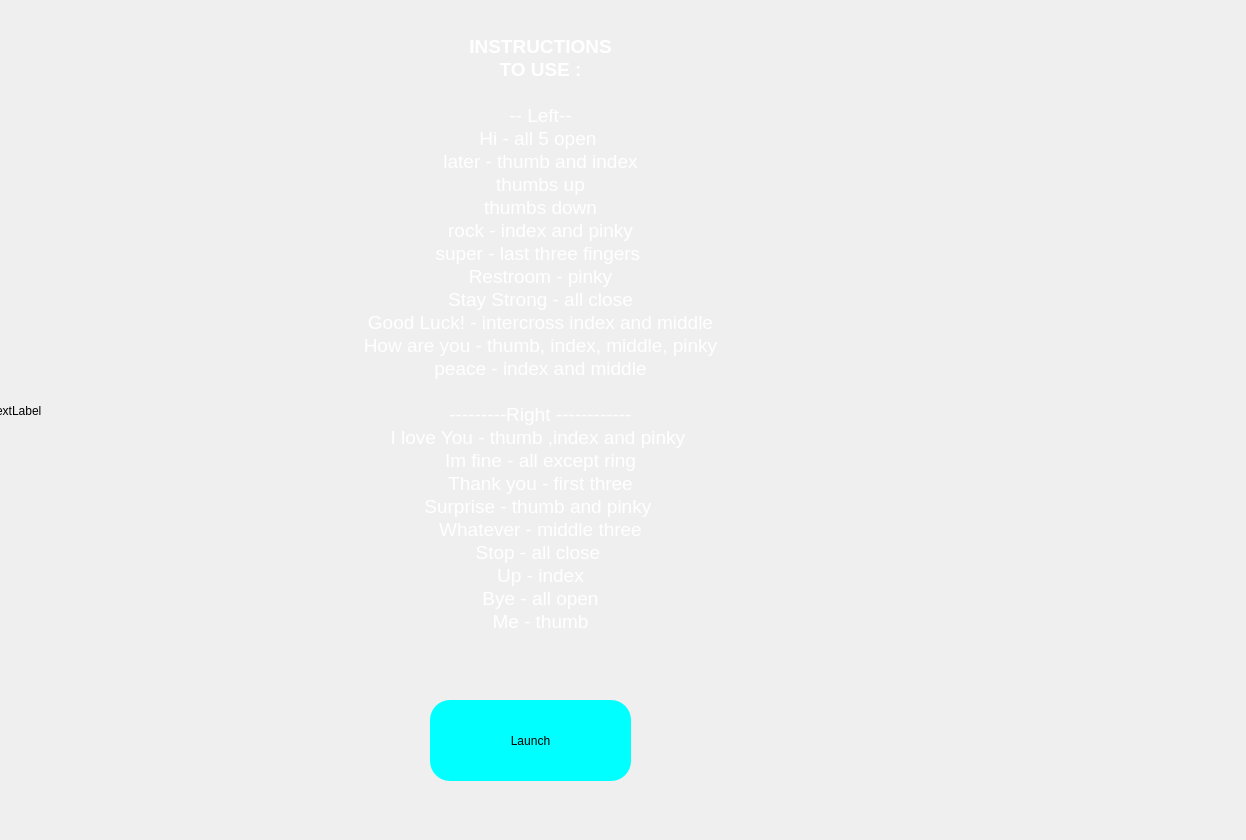
<?xml version="1.0" encoding="UTF-8"?>
<ui version="4.0">
 <class>Dialog</class>
 <widget class="QDialog" name="Dialog">
  <property name="geometry">
   <rect>
    <x>0</x>
    <y>0</y>
    <width>1246</width>
    <height>840</height>
   </rect>
  </property>
  <property name="windowTitle">
   <string>Dialog</string>
  </property>
  <widget class="QTextEdit" name="textEdit">
   <property name="geometry">
    <rect>
     <x>170</x>
     <y>30</y>
     <width>741</width>
     <height>641</height>
    </rect>
   </property>
   <property name="styleSheet">
    <string notr="true">color: rgb(255, 255, 255);
font: 14pt &quot;MS Shell Dlg 2&quot;;
background-color: rgba(255, 255, 255, 0);</string>
   </property>
   <property name="html">
    <string>&lt;!DOCTYPE HTML PUBLIC &quot;-//W3C//DTD HTML 4.0//EN&quot; &quot;http://www.w3.org/TR/REC-html40/strict.dtd&quot;&gt;
&lt;html&gt;&lt;head&gt;&lt;meta name=&quot;qrichtext&quot; content=&quot;1&quot; /&gt;&lt;style type=&quot;text/css&quot;&gt;
p, li { white-space: pre-wrap; }
&lt;/style&gt;&lt;/head&gt;&lt;body style=&quot; font-family:'MS Shell Dlg 2'; font-size:14pt; font-weight:400; font-style:normal;&quot;&gt;
&lt;p align=&quot;center&quot; style=&quot; margin-top:0px; margin-bottom:0px; margin-left:0px; margin-right:0px; -qt-block-indent:0; text-indent:0px;&quot;&gt;&lt;span style=&quot; font-weight:600;&quot;&gt;INSTRUCTIONS&lt;/span&gt;&lt;/p&gt;
&lt;p align=&quot;center&quot; style=&quot; margin-top:0px; margin-bottom:0px; margin-left:0px; margin-right:0px; -qt-block-indent:0; text-indent:0px;&quot;&gt;&lt;span style=&quot; font-weight:600;&quot;&gt;TO USE :&lt;/span&gt;&lt;/p&gt;
&lt;p align=&quot;center&quot; style=&quot;-qt-paragraph-type:empty; margin-top:0px; margin-bottom:0px; margin-left:0px; margin-right:0px; -qt-block-indent:0; text-indent:0px; font-weight:600;&quot;&gt;&lt;br /&gt;&lt;/p&gt;
&lt;p align=&quot;center&quot; style=&quot; margin-top:0px; margin-bottom:0px; margin-left:0px; margin-right:0px; -qt-block-indent:0; text-indent:0px;&quot;&gt;-- Left--&lt;/p&gt;
&lt;p align=&quot;center&quot; style=&quot; margin-top:0px; margin-bottom:0px; margin-left:0px; margin-right:0px; -qt-block-indent:0; text-indent:0px;&quot;&gt;Hi - all 5 open &lt;/p&gt;
&lt;p align=&quot;center&quot; style=&quot; margin-top:0px; margin-bottom:0px; margin-left:0px; margin-right:0px; -qt-block-indent:0; text-indent:0px;&quot;&gt;later - thumb and index&lt;/p&gt;
&lt;p align=&quot;center&quot; style=&quot; margin-top:0px; margin-bottom:0px; margin-left:0px; margin-right:0px; -qt-block-indent:0; text-indent:0px;&quot;&gt;thumbs up&lt;/p&gt;
&lt;p align=&quot;center&quot; style=&quot; margin-top:0px; margin-bottom:0px; margin-left:0px; margin-right:0px; -qt-block-indent:0; text-indent:0px;&quot;&gt;thumbs down&lt;/p&gt;
&lt;p align=&quot;center&quot; style=&quot; margin-top:0px; margin-bottom:0px; margin-left:0px; margin-right:0px; -qt-block-indent:0; text-indent:0px;&quot;&gt;rock - index and pinky&lt;/p&gt;
&lt;p align=&quot;center&quot; style=&quot; margin-top:0px; margin-bottom:0px; margin-left:0px; margin-right:0px; -qt-block-indent:0; text-indent:0px;&quot;&gt;super - last three fingers &lt;/p&gt;
&lt;p align=&quot;center&quot; style=&quot; margin-top:0px; margin-bottom:0px; margin-left:0px; margin-right:0px; -qt-block-indent:0; text-indent:0px;&quot;&gt;Restroom - pinky&lt;/p&gt;
&lt;p align=&quot;center&quot; style=&quot; margin-top:0px; margin-bottom:0px; margin-left:0px; margin-right:0px; -qt-block-indent:0; text-indent:0px;&quot;&gt;Stay Strong - all close&lt;/p&gt;
&lt;p align=&quot;center&quot; style=&quot; margin-top:0px; margin-bottom:0px; margin-left:0px; margin-right:0px; -qt-block-indent:0; text-indent:0px;&quot;&gt;Good Luck! - intercross index and middle&lt;/p&gt;
&lt;p align=&quot;center&quot; style=&quot; margin-top:0px; margin-bottom:0px; margin-left:0px; margin-right:0px; -qt-block-indent:0; text-indent:0px;&quot;&gt;How are you - thumb, index, middle, pinky&lt;/p&gt;
&lt;p align=&quot;center&quot; style=&quot; margin-top:0px; margin-bottom:0px; margin-left:0px; margin-right:0px; -qt-block-indent:0; text-indent:0px;&quot;&gt;peace - index and middle&lt;/p&gt;
&lt;p align=&quot;center&quot; style=&quot;-qt-paragraph-type:empty; margin-top:0px; margin-bottom:0px; margin-left:0px; margin-right:0px; -qt-block-indent:0; text-indent:0px;&quot;&gt;&lt;br /&gt;&lt;/p&gt;
&lt;p align=&quot;center&quot; style=&quot; margin-top:0px; margin-bottom:0px; margin-left:0px; margin-right:0px; -qt-block-indent:0; text-indent:0px;&quot;&gt;---------Right ------------&lt;/p&gt;
&lt;p align=&quot;center&quot; style=&quot; margin-top:0px; margin-bottom:0px; margin-left:0px; margin-right:0px; -qt-block-indent:0; text-indent:0px;&quot;&gt;I love You - thumb ,index and pinky &lt;/p&gt;
&lt;p align=&quot;center&quot; style=&quot; margin-top:0px; margin-bottom:0px; margin-left:0px; margin-right:0px; -qt-block-indent:0; text-indent:0px;&quot;&gt;Im fine - all except ring&lt;/p&gt;
&lt;p align=&quot;center&quot; style=&quot; margin-top:0px; margin-bottom:0px; margin-left:0px; margin-right:0px; -qt-block-indent:0; text-indent:0px;&quot;&gt;Thank you - first three&lt;/p&gt;
&lt;p align=&quot;center&quot; style=&quot; margin-top:0px; margin-bottom:0px; margin-left:0px; margin-right:0px; -qt-block-indent:0; text-indent:0px;&quot;&gt;Surprise - thumb and pinky &lt;/p&gt;
&lt;p align=&quot;center&quot; style=&quot; margin-top:0px; margin-bottom:0px; margin-left:0px; margin-right:0px; -qt-block-indent:0; text-indent:0px;&quot;&gt;Whatever - middle three&lt;/p&gt;
&lt;p align=&quot;center&quot; style=&quot; margin-top:0px; margin-bottom:0px; margin-left:0px; margin-right:0px; -qt-block-indent:0; text-indent:0px;&quot;&gt;Stop - all close &lt;/p&gt;
&lt;p align=&quot;center&quot; style=&quot; margin-top:0px; margin-bottom:0px; margin-left:0px; margin-right:0px; -qt-block-indent:0; text-indent:0px;&quot;&gt;Up - index&lt;/p&gt;
&lt;p align=&quot;center&quot; style=&quot; margin-top:0px; margin-bottom:0px; margin-left:0px; margin-right:0px; -qt-block-indent:0; text-indent:0px;&quot;&gt;Bye - all open&lt;/p&gt;
&lt;p align=&quot;center&quot; style=&quot; margin-top:0px; margin-bottom:0px; margin-left:0px; margin-right:0px; -qt-block-indent:0; text-indent:0px;&quot;&gt;Me - thumb&lt;/p&gt;&lt;/body&gt;&lt;/html&gt;</string>
   </property>
  </widget>
  <widget class="QLabel" name="label">
   <property name="geometry">
    <rect>
     <x>-10</x>
     <y>-20</y>
     <width>1261</width>
     <height>861</height>
    </rect>
   </property>
   <property name="text">
    <string>TextLabel</string>
   </property>
  </widget>
  <widget class="QPushButton" name="pushButton">
   <property name="geometry">
    <rect>
     <x>430</x>
     <y>700</y>
     <width>201</width>
     <height>81</height>
    </rect>
   </property>
   <property name="styleSheet">
    <string notr="true">background-color: rgb(0, 255, 255);
font: 14pt &quot;MS Shell Dlg 2&quot;;
border-radius:20px;</string>
   </property>
   <property name="text">
    <string>Launch</string>
   </property>
  </widget>
  <zorder>label</zorder>
  <zorder>textEdit</zorder>
  <zorder>pushButton</zorder>
 </widget>
 <resources/>
 <connections/>
</ui>
